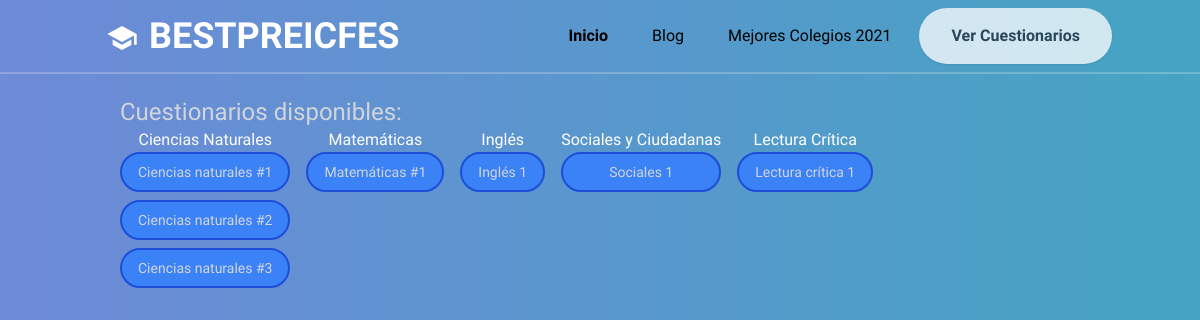
/indice/, run on an earlier commit of the app's database.
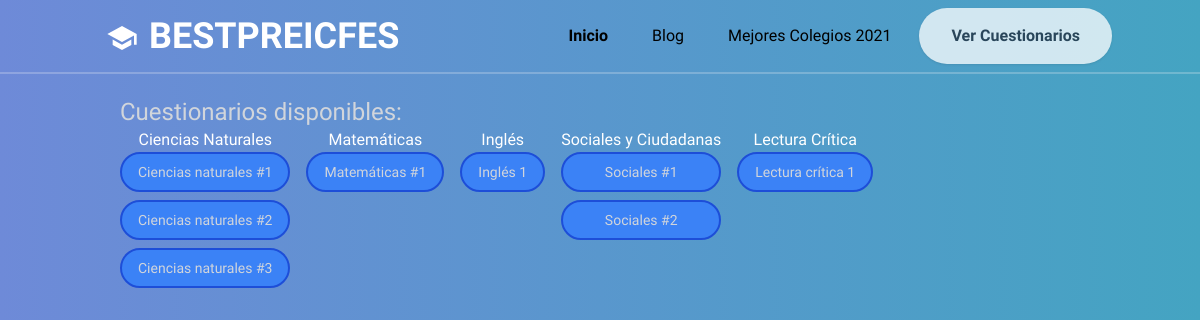
And on a later commit of the database.
### preicfesapp/models.py (models this page shows, shortened)
class Quiz(models.Model):
    titulo = models.CharField(max_length=100)
    slug = models.SlugField(blank=True, null=True)
    descripcion = models.TextField(blank=True, null=True)
    categoria = models.CharField(choices=PRUEBAS, default='ciencias', max_length=12)
    publicado = models.DateTimeField(blank=True, null=True)
    fecha_agregado = models.DateTimeField(default=timezone.now)
    fecha_modificado = models.DateTimeField(default=timezone.now)
    class Meta:
        verbose_name_plural = "quizzes"

### preicfesapp/views.py (the view)
# urls.py: path('indice/', views.main, name='main'),
def main(request):
    quiz_ciencias = Quiz.objects.filter(categoria='ciencias')
    quiz_mats = Quiz.objects.filter(categoria='matematicas')
    quiz_ingles = Quiz.objects.filter(categoria='ingles')
    quiz_sociales = Quiz.objects.filter(categoria='sociales')
    quiz_lectura = Quiz.objects.filter(categoria='lectura')
    context= {'ciencias': quiz_ciencias, 'matematicas': quiz_mats,
              'ingles': quiz_ingles, 'sociales': quiz_sociales, 'lectura': quiz_lectura}
    return render(request, 'preicfesapp/main.html', context)

### preicfesapp/templates/preicfesapp/main.html
{% extends 'preicfesapp/base.html' %}
{% block content %}
<section class="w-4/5 mx-auto pt-24">
  <h1 class="text-gray-300 text-2xl">Cuestionarios disponibles:</h1>
  <div class="flex flex-wrap gap-4">
    <div class="">
      <h2 class="text-center">Ciencias Naturales</h2>
      <div>
        {% for quiz in ciencias %}
          <a href="{% url 'preicfesapp:prueba' quiz.slug quiz.pk %}" class="border-2 border-blue-700 rounded-full bg-blue-500 text-gray-300 block px-4 py-2 mb-2 text-center text-sm hover:bg-blue-400 hover:text-white">{{ quiz.titulo }}</a>
        {% endfor %}
      </div>
    </div>
    <div class="">
      <h2 class="text-center">Matemáticas</h2>
      <div>
        {% for quiz in matematicas %}
          <a href="{% url 'preicfesapp:prueba' quiz.slug quiz.pk %}" class="border-2 border-blue-700 rounded-full bg-blue-500 text-gray-300 block px-4 py-2 text-center text-sm hover:bg-blue-400 hover:text-white">{{ quiz.titulo }}</a>
        {% endfor %}
      </div>
    </div>
    <div class="">
      <h2 class="text-center">Inglés</h2>
      <div>
        {% for quiz in ingles %}
          <a href="{% url 'preicfesapp:prueba' quiz.slug quiz.pk %}" class="border-2 border-blue-700 rounded-full bg-blue-500 text-gray-300 block px-4 py-2 text-center text-sm hover:bg-blue-400 hover:text-white">{{ quiz.titulo }}</a>
        {% endfor %}
      </div>
    </div>
    <div class="">
      <h2 class="text-center">Sociales y Ciudadanas</h2>
      <div>
        {% for quiz in sociales %}
          <a href="{% url 'preicfesapp:prueba' quiz.slug quiz.pk %}" class="border-2 border-blue-700 rounded-full bg-blue-500 text-gray-300 block px-4 py-2 mb-2 text-center text-sm hover:bg-blue-400 hover:text-white">{{ quiz.titulo }}</a>
        {% endfor %}
      </div>
    </div>
    <div class="">
      <h2 class="text-center">Lectura Crítica</h2>
      <div>
        {% for quiz in lectura %}
          <a href="{% url 'preicfesapp:prueba_lectura' quiz.slug quiz.pk %}" class="border-2 border-blue-700 rounded-full bg-blue-500 text-gray-300 block px-4 py-2 text-center text-sm hover:bg-blue-400 hover:text-white">{{ quiz.titulo }}</a>
        {% endfor %}
      </div>
    </div>
  </div>
</section>
{% endblock %}

What changed in the data, as far as the page shows it:
changed Quiz: titulo "Sociales 1" → "Sociales #1"
added Quiz: titulo "Sociales #2", shown under "Sociales y Ciudadanas"
